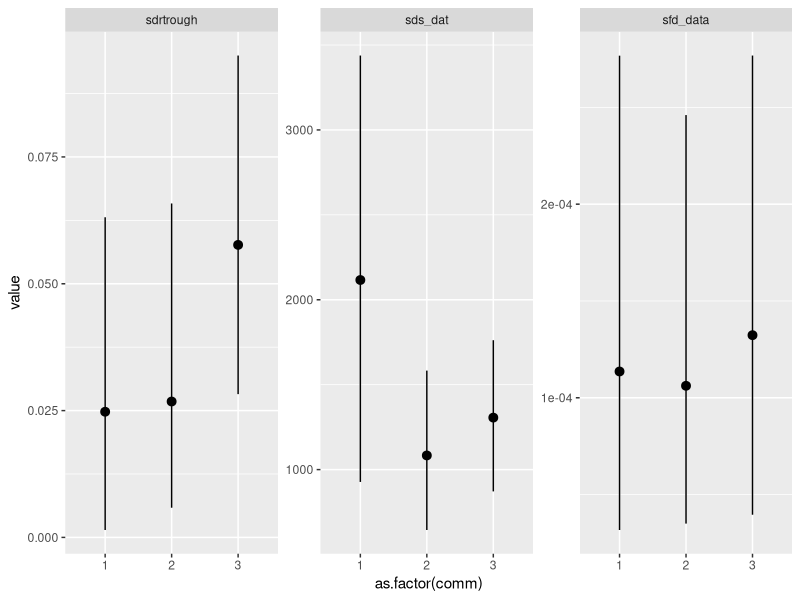

Write R code to recreate this figure.
library(tidyverse)
cat = read.csv("trying.csv")
rugosity.summary = cat[-1,] %>%
  pivot_longer(sdrtrough:sds_dat, names_to = "metric", values_to = "value")




rugosity.summary$pos %>% unique() %>% length()
bayes_cri <- function(x) {
  data.frame(
    y = mean(x),  # Mean of posterior samples
    ymin = quantile(x, 0.025),  # 2.5% quantile (Lower bound)
    ymax = quantile(x, 0.975)   # 97.5% quantile (Upper bound)
  )
}

rugosity.summary 

rugosity.summary %>% 
  ggplot(aes(x = as.factor(comm), y = value))+
  stat_summary(
    fun.data = bayes_cri,   # Use Bayesian credible interval function
    geom = "pointrange"
  )  + 
  facet_wrap(~metric, scales = "free_y", labeller = labeller(metric = c("")))




cat = read.csv("trying.csv")
rugosity.summary = cat[-1,]

sds1 = rugosity.summary %>%
  filter(pos %in% c(1:100)) %>%
  filter(comm == 1)
sds2 = rugosity.summary %>%
  filter(pos %in% c(1:100)) %>%
  filter(comm == 2)
sds3 = rugosity.summary %>%
  filter(pos %in% c(1:100)) %>%
  filter(comm == 3)

mean(sds1$sdrtrough > sds3$sdrtrough)
mean(sds1$sdrtrough > sds2$sdrtrough)
mean(sds2$sdrtrough > sds3$sdrtrough)


mean(sds1$sds_dat > sds3$sds_dat)
mean(sds1$sds_dat > sds2$sds_dat)
mean(sds3$sds_dat > sds2$sds_dat)


mean(sds1$s10z_dat > sds2$s10z_dat) ## significant

 ## This metric doesn't seem to be significanat
mean(sds1$sfd_data > sds2$sfd_data)
mean(sds2$sfd_data > sds3$sfd_data)
mean(sds1$sfd_data > sds3$sfd_data)
 
